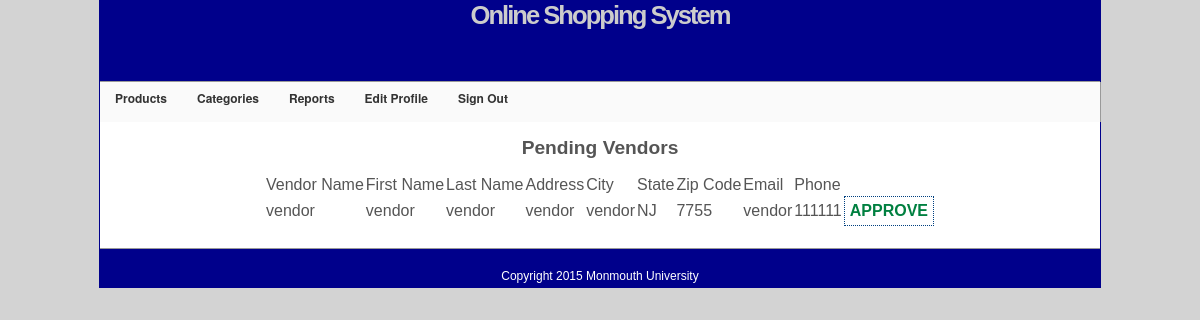
The app's page /pending_vendors.php (signed in), older data.
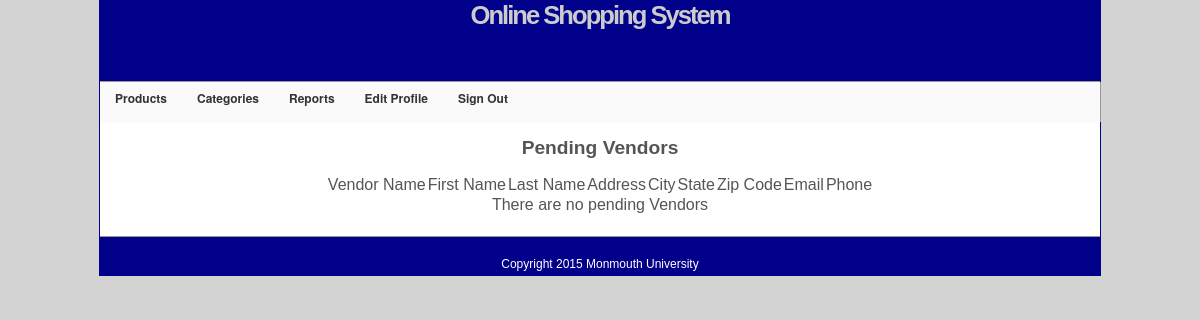
The same page, newer data.
### tables this page shows
CREATE TABLE IF NOT EXISTS `users` (
  `username` varchar(20) NOT NULL,
  `fname` varchar(20) NOT NULL,
  `lname` varchar(20) NOT NULL,
  `psword` varchar(50) NOT NULL,
  `address` varchar(25) NOT NULL,
  `city` varchar(20) NOT NULL,
  `state` varchar(2) NOT NULL,
  `zipcode` int(5) NOT NULL,
  `email` varchar(40) NOT NULL,
  `phone` varchar(10) NOT NULL,
  `lastlogin` bigint(10) NOT NULL,
  `loginattempts` int(11) NOT NULL,
  `role` varchar(12) NOT NULL,
  `approved` tinyint(1) NOT NULL,
  `locked` tinyint(1) NOT NULL,
  PRIMARY KEY (`username`)
);

### includes/sql_queries.php (called while the page is built, shortened)
<?php
    function selectPendingVendors($dbc) {
      $q = 'SELECT * FROM '.USER_TABLE::$NAME.' WHERE '.USER_TABLE::$APPROVED.'=\'0\''
                                   .' AND '.USER_TABLE::$ROLE.'=\''.USER_TABLE::$ROLE_VENDOR.'\''
                                   .' ORDER BY '.USER_TABLE::$USER_NAME.' DESC;';
      $r = mysqli_query($dbc, $q);
      if($r) {
        $array = array();
        while ($row = mysqli_fetch_assoc($r)) {
            $array[] = $row;
        }
        return $array;
      }
      return array();
    }
?>

### pending_vendors.php (the view, shortened to what this page needs)
<html>
<?php
    include("includes/sql_queries.php");
?>
<head>
</head>
<body>
    <div id = "container">
    <?php include("includes/header.php"); ?>
    <div id="content" align="center">
    <br>
    <h2>Pending Vendors</h2>
    <br>
    <table>
      <tr>
        <td>Vendor Name</td>
        <td>First Name</td>
        <td>Last Name</td>
        <td>Address</td>
        <td>City</td>
        <td>State</td>
        <td>Zip Code</td>
        <td>Email</td>
        <td>Phone</td>
      </tr>
      <?php
        include('dbc.php');
        $vendors = selectPendingVendors($dbc);
        if(empty($vendors)) {
          echo "<tr><td colspan=9 align=center>There are no pending Vendors</td></tr>";
        } else {
          foreach($vendors as $vendor) {
            echo "<tr>";
            echo '<td>'.$vendor[USER_TABLE::$USER_NAME].'</td>';
            echo '<td>'.$vendor[USER_TABLE::$FIRST_NAME].'</td>';
            echo '<td>'.$vendor[USER_TABLE::$LAST_NAME].'</td>';
            echo '<td>'.$vendor[USER_TABLE::$ADDRESS].'</td>';
            echo '<td>'.$vendor[USER_TABLE::$CITY].'</td>';
            echo '<td>'.$vendor[USER_TABLE::$STATE].'</td>';
            echo '<td>'.$vendor[USER_TABLE::$ZIP_CODE].'</td>';
            echo '<td>'.$vendor[USER_TABLE::$EMAIL].'</td>';
            echo '<td>'.$vendor[USER_TABLE::$PHONE].'</td>';
            echo '<td><input type="button" value="APPROVE" onclick="approveVendor(\''
                            .$vendor[USER_TABLE::$USER_NAME].'\',\'pending_vendors.php\')" /></td>';
            echo "</tr>";
          }
        }
      ?>
    </table>
    </div>
    <?php include("includes/footer.php"); ?>
    </div>
</body>
</html>

### includes/header.php (shortened to what this page needs)
<html>
  <head><link rel = "stylesheet" href = "includes/style.css" type = "text/css" media = "screen" /></head>
<body>
	<div id = "header"><h2>Online Shopping System</h2></div>
  <nav id="primary_nav_wrap">
    <ul>
<?php
  function makeNav($navArray) {
    for($i = 0; $i < sizeof($navArray); $i++ ) {
      echo '<li>';
      if(!is_array($navArray[$i])) {
        echo $navArray[$i];
      }
      if(($i+1) < sizeof($navArray) && is_array($navArray[$i+1])) {
        $i++;
        makeNav($navArray[$i]);
      }
      echo '</li>';
    }
  }
  	$prods[] = array();
	$prods[] = '<a href="products.php">View Products</a>';
	$prods[] = '<a href="itemsearch.php">Search Products</a>';
  $no_user = array();
	$no_user[] = '<a href="#">Products</a>';
	$no_user[] = $prods;
  $no_user[] = '<a href="signin.php">Sign In</a>';
  $customer = array();
	$customer[] = '<a href="#">Products</a>';
	$customer[] = $prods;
  $customer[] = '<a href="shopping_cart.php">Shopping Cart</a>';
  $customer[] = '<a href="recent_orders.php">My Orders</a>';
  $customer[] = '<a href="edit_profile.php">Edit Profile</a>';
  $customer[] = '<a href="signout.php">Sign Out</a>';
  $vendorApproved = array();
  $vendorApproved[] = '<a href="#">Products</a>';
	$vendorApproved[] = $prods;
  $vendorApproved[] = '<a href="addproduct.php">Add Product</a>';
  $vendorApproved[] = '<a href="#">Reports</a>';
  $saleReports = array();
  $saleReports[] = '<a href="vendor_sale_reports.php">Sale Reports</a>';
  $saleReports[] = '<a href="vendor_quantities.php">View Products</a>';
  $vendorApproved[] = $saleReports;
  $vendorApproved[] = '<a href="shopping_cart.php">Shopping Cart</a>';
  $vendorApproved[] = '<a href="recent_orders.php">My Orders</a>';
  $vendorApproved[] = '<a href="edit_profile.php">Edit Profile</a>';
  $vendorApproved[] = '<a href="signout.php">Sign Out</a>';
  $admin = array();
  $admin[] = '<a href="#">Products</a>';
	$admin[] = $prods;
  $admin[] = '<a href="#">Categories</a>';
  $categories = array();
  $categories[] = '<a href="addcategory.php">Add Category</a>';
  $categories[] = '<a href="removecategory.php">Remove Category</a>';
  $admin[] = $categories;
  $admin[] = '<a href="#">Reports</a>';
  $reports = array();
  $reports[] = '<a href="customer_report.php">User Information</a>';
  $reports[] = '<a href="pending_product_report.php">Pending Products</a>';
  $reports[] = '<a href="pending_vendors.php">Pending Vendors</a>';
  $reports[] = '<a href="vendor_report.php">Vendors</a>';
  $reports[] = '<a href="sales_report.php">Sales</a>';
  $admin[] = $reports;
  $admin[] = '<a href="edit_profile.php">Edit Profile</a>';
  $admin[] = '<a href="signout.php">Sign Out</a>';
  require_once("sql_queries.php");
  if(isset($_COOKIE[USER_TABLE::$ROLE])) {
    $role = $_COOKIE[USER_TABLE::$ROLE];
    if($role == USER_TABLE::$ROLE_ADMIN) {
      $selected = $admin;
    }
    elseif ($role == USER_TABLE::$ROLE_VENDOR && $_COOKIE[USER_TABLE::$APPROVED]) {
      $selected = $vendorApproved;
    } else if($role == USER_TABLE::$ROLE_VENDOR && !$_COOKIE[USER_TABLE::$APPROVED]) {
      $selected = $customer;
    } elseif ($role == USER_TABLE::$ROLE_USER) {
      $selected = $customer;
    } else {
      $selected = $no_user;
    }
  } else {
    $selected = $no_user;
  }
  makeNav($selected);
?>
		</ul>
    </nav>
</body>
</html>

### includes/footer.php
<?php
  echo '<div id="footer">';
  echo '<p style = "padding: 10px 250px; font-size: 12px">Copyright 2015 Monmouth University</p>';
	echo '</div>';
?>

### includes/style.css (style rules this page uses)
* { border:0; margin:0; padding:0; }
a { color:#777; text-decoration:none; }
body { background:lightgrey; color:#555; font:0.8em Arial, Helvetica, "bitstream vera sans", sans-serif; }
#container { width: 1000px; margin:0 auto; border:1px solid darkblue; }
#header { border-bottom:1px solid #999; height:80px; color: white; background-color: darkblue; }
#header h2 { color:#CCC; font-size:200%; letter-spacing:-2px; text-align:center; }
#primary_nav_wrap { background:#fafafa; border-right:1px solid #999; width:1000px; height:40px; list-style:none; }
#primary_nav_wrap ul { list-style:none; position:relative; float:left; margin:0; padding:0 }
#primary_nav_wrap ul a { display:block; color:#333; text-decoration:none; font-weight:700; font-size:12px; line-height:32px; padding:0 15px; font-family:"HelveticaNeue","Helvetica Neue",Helvetica,Arial,sans-serif }
#primary_nav_wrap ul li { position:relative; float:left; margin:0; padding:0 }
#content { height:auto; padding:0 0 20px; width:1000px; background: white; }
#footer { border-top:1px solid #999; height:18px; padding:10px; text-align:center; color: white; background-color: darkblue; }
input, select, .input { padding: 5px; font-weight: bold; font-size: 1em; color: #008040; background: #FFFFFF; border:1px dotted #004080; }

Row changes from the older to the newer data that the page shows:
no longer on this page (row edited): users: username "vendor", fname "vendor", lname "vendor", address "vendor", city "vendor", state "NJ", zipcode "7755", email "vendor", phone "111111"
Text that changed along with them:
text now shown: "There are no pending Vendors"
